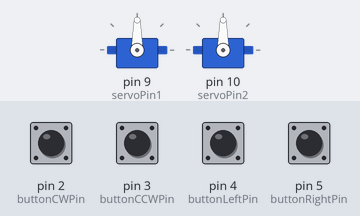
Recording of a sketch running on a simulated Arduino Uno, built with avr-gcc and run on an emulated ATmega328P. Shown: 2 × servo. The test bench sets the inputs (shaded band); at power-on: pin 2 (buttonCWPin), pin 3 (buttonCCWPin), pin 4 (buttonLeftPin), pin 5 (buttonRightPin) LOW.

Above: at 1.2 s.
1.3 s: pin 2 (buttonCWPin) pulled HIGH for 1 s
At 2.6 s:
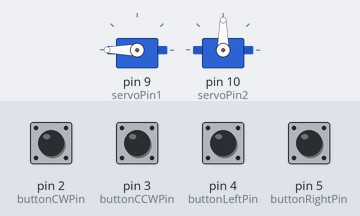
3.8 s: pin 3 (buttonCCWPin) pulled HIGH for 1 s
At 5.8 s:
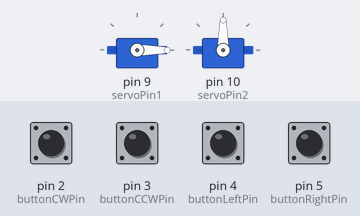
6.3 s: pin 4 (buttonLeftPin) pulled HIGH for 0.15 s
At 7.1 s:
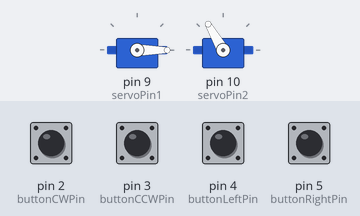
7.9 s: pin 5 (buttonRightPin) pulled HIGH for 1 s
At 9.6 s:
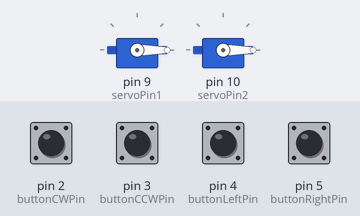
10.4 s: pin 2 (buttonCWPin) pulled HIGH for 0.15 s
At 11.5 s:
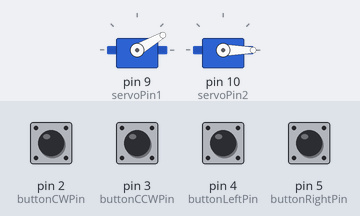
12.0 s: pin 4 (buttonLeftPin) pulled HIGH for 1 s
At 13.2 s:
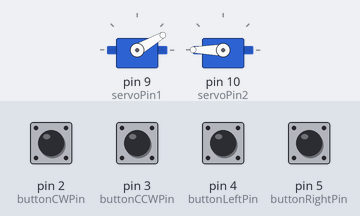
Timing chart, 0 to 15.0 s (numbered marks = the images above; inputs shaded):
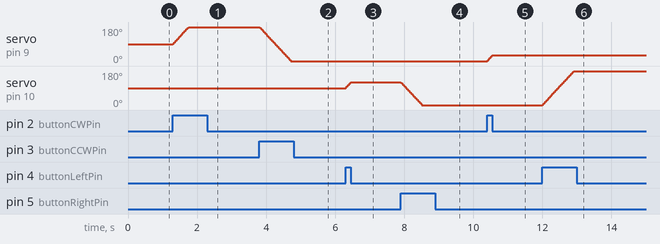

The sketch:

obstacles.ino
```cpp
// Zhuyu Lu
// ECE 484 Pinball Obstacles
#include <Servo.h>

// Constants for the servo and button pins
const int servoPin1 = 9;            // the pin where the servo is connected
const int servoPin2 = 10;
const int buttonCWPin = 2;         // the pin where the CW button is connected
const int buttonCCWPin = 3;        // the pin where the CCW button is connected
const int buttonLeftPin = 4;         // the pin where the CW button is connected
const int buttonRightPin = 5;        // the pin where the CCW button is connected
int current1 = 90;
int current2 = 90;

// Create a Servo object
Servo myServo1;
Servo myServo2;

void setup() {
  // Attach the Servo to the servo pin
  myServo1.attach(servoPin1);
  myServo2.attach(servoPin2);

  // Initialize the button pins as input
  pinMode(buttonCWPin, INPUT);
  pinMode(buttonCCWPin, INPUT);
  pinMode(buttonLeftPin, INPUT);
  pinMode(buttonRightPin, INPUT);

  // Initialize the servo to a neutral position, if needed
  myServo1.write(current1);
  myServo2.write(current2);
}

void loop() {
  // Check if the CW button is pressed (HIGH because of the pull-down resistor)
  if (digitalRead(buttonCWPin) == HIGH) {
    if (current1 >= 0 && current1 < 180) {
      current1 = current1 + 1;
      myServo1.write(current1);  // Rotate servo to 180 degrees
      delay(5);          // Add a delay to debounce the button press
    } else if (current1 >= 180){
      current1 = 180;
      myServo1.write(current1);
      delay(5);
    } else if (current1 < 0) {
      current1 = 0;
      myServo1.write(current1);
      delay(5);
    }

  }

  // Check if the CCW button is pressed (HIGH because of the pull-down resistor)
  if (digitalRead(buttonCCWPin) == HIGH) {
    if (current1 > 0 && current1 <= 180) {
      current1 = current1 - 1;
      myServo1.write(current1);  // Rotate servo to 180 degrees
      delay(5);          // Add a delay to debounce the button press
    } else if (current1 <= 0){
      current1 = 0;
      myServo1.write(current1);
      delay(5);
    } else if (current1 > 180) {
      current1 = 180;
      myServo1.write(current1);
      delay(5);
    }
  }

  // Check if the left button is pressed (HIGH because of the pull-down resistor)
  if (digitalRead(buttonLeftPin) == HIGH) {
    if (current2 >= 0 && current2 < 180) {
      current2 = current2 + 1;
      myServo2.write(current2);  // Rotate servo to 180 degrees
      delay(5);          // Add a delay to debounce the button press
    } else if (current2 >= 180){
      current2 = 180;
      myServo2.write(current2);
      delay(5);
    } else if (current2 < 0) {
      current2 = 0;
      myServo2.write(current2);
      delay(5);
    }

  }

  // Check if the CCW button is pressed (HIGH because of the pull-down resistor)
  if (digitalRead(buttonRightPin) == HIGH) {
    if (current2 >0 && current2 <= 180) {
      current2 = current2 - 1;
      myServo2.write(current2);  // Rotate servo to 180 degrees
      delay(5);          // Add a delay to debounce the button press
    } else if (current2 > 180){
      current2 = 180;
      myServo2.write(current2);
      delay(5);
    } else if (current2 <= 0) {
      current2 = 0;
      myServo2.write(current2);
      delay(5);
    }
  }
}
```

Measured:
- after the input at 1.3 s, servo on pin 9 (servoPin1): moves from 90° to 180° over 0.45 s, starting at once
- after the input at 3.8 s, servo on pin 9 (servoPin1): moves from 180° to 0° over 0.91 s, starting at once
- after the input at 6.3 s, servo on pin 10 (servoPin2): 90° → 120° at once
- after the input at 7.9 s, servo on pin 10 (servoPin2): moves from 120° to 0° over 0.61 s, starting at once
- after the input at 10.4 s, servo on pin 9 (servoPin1): 0° → 30° at once
- after the input at 12.0 s, servo on pin 10 (servoPin2): moves from 0° to 180° over 0.91 s, starting at once
